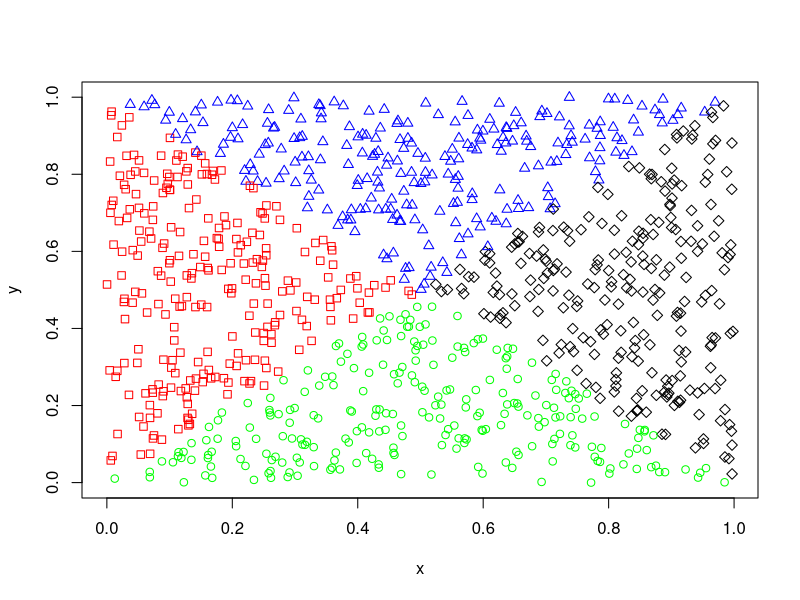

Write the R code that produced this figure. (Note: this script raises an error after producing the figure.)
n = 1000# num of repetitions

x = runif(n, 0, 1)
y = runif(n, 0, 1)

#A = rep(1:n)
#B = rep(1:n)

a = as.logical(c(x + y < 1))
b = as.logical(c(x - y < 0))

#plot(X, Y, type="p", pch=2)
plot(x, y,
     pch = ifelse(a, ifelse(b, 0, 1), ifelse(b, 2, 5)),
     col = ifelse(a, ifelse(b, "red", "green"), ifelse(b, "blue", "black")))

#P(A)
p_a = find_confidence_interval(mean(a), sd(a), n, 0.95)

sprintf("P(A) = (%g,%g) where p_hat = %g", p_a[1], p_a[2], p_a[3])

#P(A|B) = P(A, B) / P(B)

p_ab = find_confidence_interval(mean(a & b) / mean(b), sd(a & b) / sd(b), n, 0.95)


sprintf("P(A|B) = (%g,%g) where p_hat = %g", p_ab[1], p_ab[2], p_ab[3])

find_confidence_interval <- function(mean, st_dev, n, conf_lev) {
  error = qnorm(1 - ((1 - conf_lev) / 2)) * (st_dev / sqrt(n))
  low = mean - error
  high = mean + error
  ci = list(low, high, mean)
  return(ci)
}